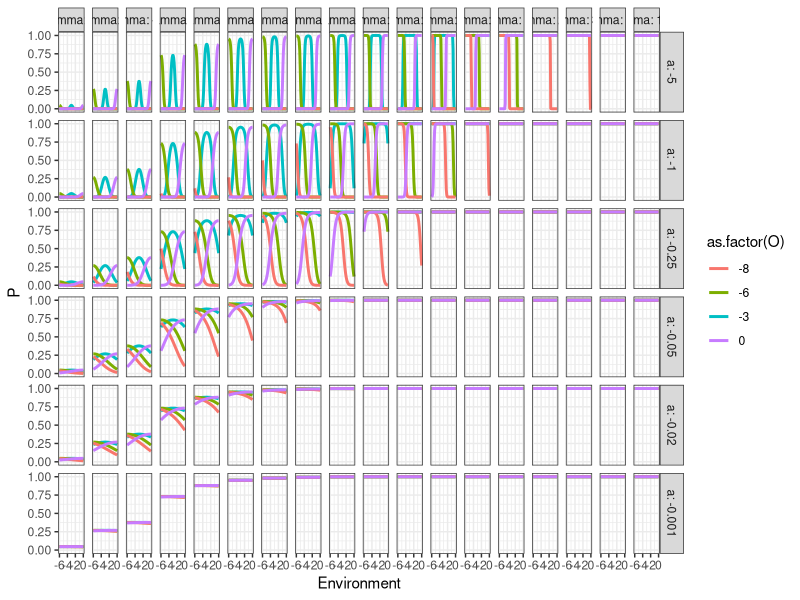
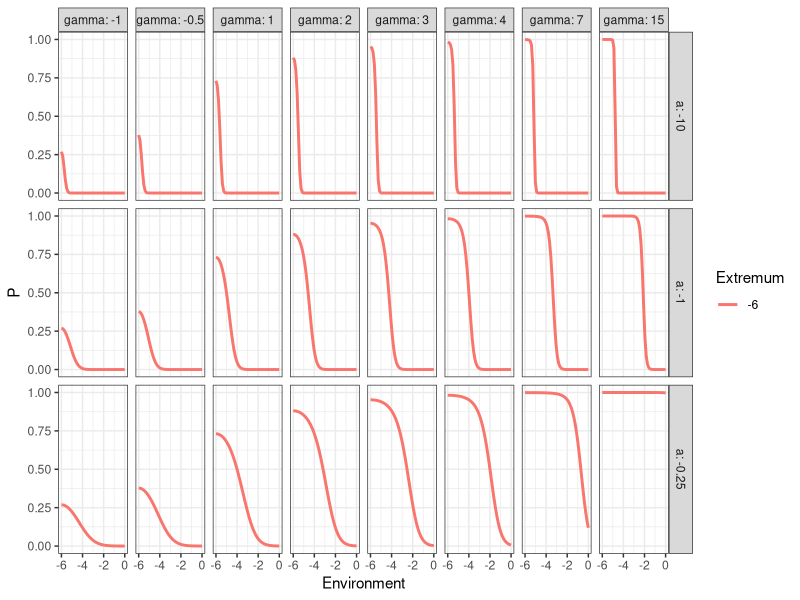
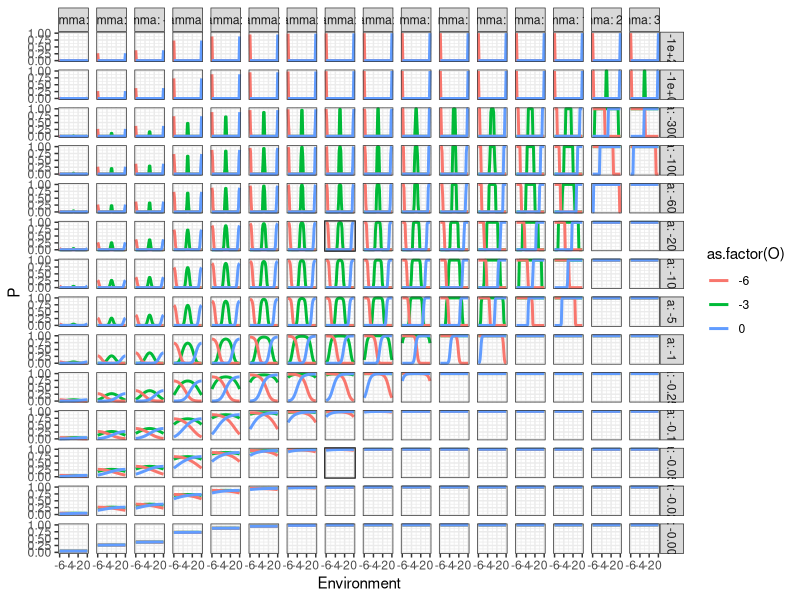
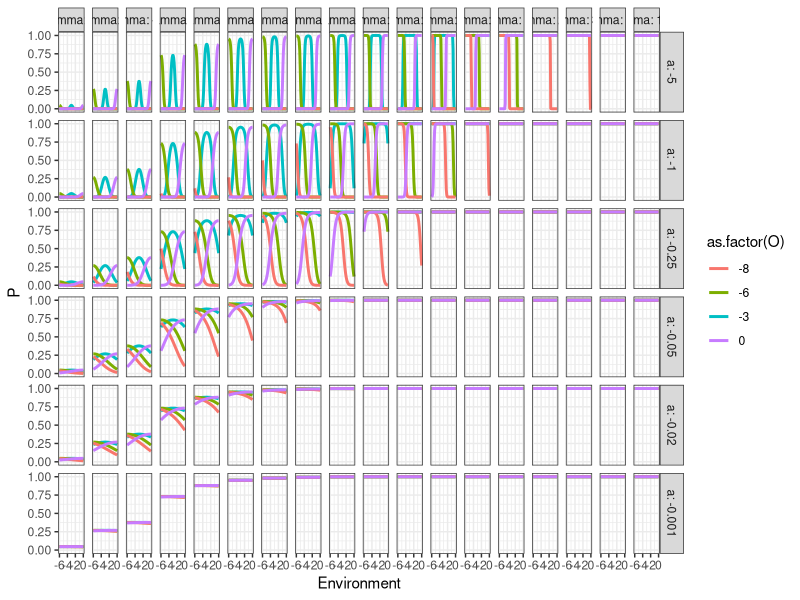
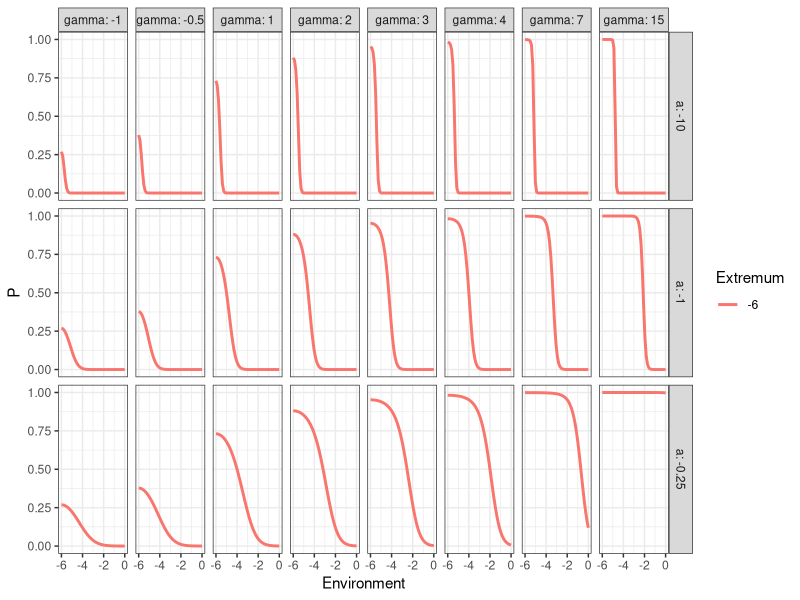

These figures' R source, in order:
## ---- chunk 1
library(tidyverse)
## ---- chunk 2
# Generates all combination of parameters

tidyr::crossing(
  a = c(-0.001, -0.02, -0.05, -0.25, -1, -5), 
  O = c(-8, -6, -3, 0),
  gamma = c(-3, -1, -0.5, 1, 2, 3, 4, 5, 7, 10, 15, 30, 60, 100, 200, 300, 500, 1000),
  Environment = (seq(-6,0, length.out =50)) 
) %>% 
  mutate(P = 1 / (1 + exp(-(a * (Environment - O)^2 + gamma)))) %>% 
  # unite(a, O, gamma, col = "Combinaison", sep = " ", remove = F) %>% 
  # mutate(Combinaison = as.factor(Combinaison)) %>% 
  
  ggplot(aes(x=Environment, y=P, col = as.factor(O), group = paste(O, a, gamma))) +
  geom_line(linewidth=1) +
  facet_grid(a ~ gamma, labeller = label_both) +
  theme_bw()

ggsave("Explo_O_bounds.png", path = "D:/Mes Donnees/PhD/Figures/Modelisation/",
       width = 45, height = 25, units = "cm", dpi=800, bg="white")
## ---- chunk 3
# Generates all combination of parameters

tidyr::crossing(
  a = c(-0.25, -1,-10), 
  O = -6, #c(-6, -3, -1),
  gamma = c(-1, -0.5, 1, 2, 3, 4, 7,  15),
  Environment = (seq(-6,0, length.out =50)) 
) %>% 
  mutate(P = 1 / (1 + exp(-(a * (Environment - O)^2 + gamma)))) %>% 
  # unite(a, O, gamma, col = "Combinaison", sep = " ", remove = F) %>% 
  # mutate(Combinaison = as.factor(Combinaison)) %>% 
  
  ggplot(aes(x=Environment, y=P, col = as.factor(O), group = paste(O, a, gamma))) +
  geom_line(linewidth=1) +
  facet_grid(a ~ gamma, labeller = label_both) +
  theme_bw() +
  labs(col="Extremum")

ggsave("Explo_parameters_canonic_quadratic_1O.png", path = "D:/Mes Donnees/PhD/Figures/Modelisation", width = 25, height = 15, units = "cm", dpi=800, bg="white")
## ---- chunk 4
# Generates all combination of parameters

tidyr::crossing(
  a = c(-0.001, -0.02, -0.05, -0.1, -0.25, -1, -5, -10, -20, -60, -100, -300, -100000, -1000000000000000000000), 
  O = c(-6, -3, 0),
  gamma = c(-3, -1, -0.5, 1, 2, 3, 4, 5, 7, 10, 15, 30, 60, 100, 2000, 3000),
  Environment = (seq(-6,0, length.out =50)) 
) %>% 
  mutate(P = 1 / (1 + exp(-(a * (Environment - O)^2 + gamma)))) %>% 
  # unite(a, O, gamma, col = "Combinaison", sep = " ", remove = F) %>% 
  # mutate(Combinaison = as.factor(Combinaison)) %>% 
  
  ggplot(aes(x=Environment, y=P, col = as.factor(O), group = paste(O, a, gamma))) +
  geom_line(linewidth=1) +
  facet_grid(a ~ gamma, labeller = label_both) +
  theme_bw()

# ggsave("Explo_parameters_canonic_quadratic.png", path = "D:/Mes Donnees/PhD/Figures/Modelisation/", 
#        width = 45, height = 25, units = "cm", dpi=800, bg="white")
